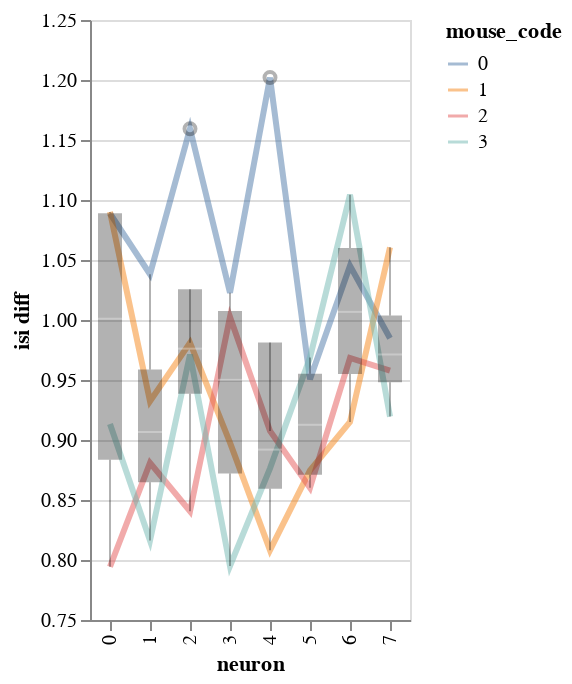

The cell this chart's notebook holds for it:
### Code cell
from bayes_window import visualization,utils
from importlib import reload
reload(visualization)
reload(utils)
y='isi'
df['neuron']=df['neuron'].astype(int)
ddf, dy = utils.make_fold_change(df,
                         y=y,
                         index_cols=('stim', 'mouse_code', 'neuron'),
                         treatment_name='stim',
                         do_take_mean=True)

visualization.plot_data(x='neuron',y=dy, color='mouse_code',add_box=True,df=ddf)

### Figure 1 — Vega-Lite specification as saved in the notebook (floating-point values rounded to 4 significant figures)
{"config": {"view": {"continuousWidth": 400, "continuousHeight": 300}}, "layer": [{"mark": {"type": "line", "fill": null, "opacity": 0.5, "size": 3}, "encoding": {"color": {"type": "nominal", "field": "mouse_code"}, "x": {"type": "ordinal", "field": "neuron"}, "y": {"type": "quantitative", "aggregate": "mean", "field": "isi diff", "scale": {"zero": false}}}}, {"mark": {"type": "boxplot", "color": "black", "opacity": 0.3, "size": 12}, "encoding": {"x": {"type": "ordinal", "field": "neuron"}, "y": {"type": "quantitative", "field": "isi diff", "scale": {"zero": false}}}}], "data": {"name": "data-f3185c8977a9dfa6d16b93ef4bbd7265"}, "$schema": "https://vega.github.io/schema/vega-lite/v4.8.1.json", "datasets": {"data-f3185c8977a9dfa6d16b93ef4bbd7265": [{"neuron": 0, "mouse_code": 0, "neuron_code": null, "i_trial": 1.0, "log_firing_rate": 1.006, "Firing rate": 1.263, "firing_rate": 1.263, "i_spike": 0.8793, "isi diff": 1.089, "log_isi": 0.9652}, {"neuron": 1, "mouse_code": 0, "neuron_code": 1.0, "i_trial": 1.0, "log_firing_rate": 0.9528, "Firing rate": 0.8685, "firing_rate": 0.8685, "i_spike": 0.9421, "isi diff": 1.038, "log_isi": 0.982}, {"neuron": 2, "mouse_code": 0, "neuron_code": 1.0, "i_trial": 1.0, "log_firing_rate": 0.9456, "Firing rate": 0.9795, "firing_rate": 0.9795, "i_spike": 0.864, "isi diff": 1.159, "log_isi": 0.9472}, {"neuron": 3, "mouse_code": 0, "neuron_code": 1.0, "i_trial": 1.0, "log_firing_rate": 0.9946, "Firing rate": 0.9805, "firing_rate": 0.9805, "i_spike": 0.9857, "isi diff": 1.023, "log_isi": 0.9938}, {"neuron": 4, "mouse_code": 0, "neuron_code": 1.0, "i_trial": 1.0, "log_firing_rate": 0.9371, "Firing rate": 0.7432, "firing_rate": 0.7432, "i_spike": 0.8304, "isi diff": 1.202, "log_isi": 0.9427}, {"neuron": 5, "mouse_code": 0, "neuron_code": 1.0, "i_trial": 1.0, "log_firing_rate": 1.051, "Firing rate": 1.317, "firing_rate": 1.317, "i_spike": 1.074, "isi diff": 0.9506, "log_isi": 1.015}, {"neuron": 6, "mouse_code": 0, "neuron_code": 1.0, "i_trial": 1.0, "log_firing_rate": 0.9603, "Firing rate": 0.8297, "firing_rate": 0.8297, "i_spike": 0.9729, "isi diff": 1.045, "log_isi": 0.9879}, {"neuron": 7, "mouse_code": 0, "neuron_code": 1.0, "i_trial": 1.0, "log_firing_rate": 1.216, "Firing rate": 4.48, "firing_rate": 4.48, "i_spike": 1.01, "isi diff": 0.9848, "log_isi": 1.004}, {"neuron": 0, "mouse_code": 1, "neuron_code": 1.0, "i_trial": 1.0, "log_firing_rate": 0.9485, "Firing rate": 0.8509, "firing_rate": 0.8509, "i_spike": 0.9162, "isi diff": 1.09, "log_isi": 0.9651}, {"neuron": 1, "mouse_code": 1, "neuron_code": 1.0, "i_trial": 1.0, "log_firing_rate": 1.267, "Firing rate": 3.557, "firing_rate": 3.557, "i_spike": 1.09, "isi diff": 0.9323, "log_isi": 1.027}, {"neuron": 2, "mouse_code": 1, "neuron_code": 1.0, "i_trial": 1.0, "log_firing_rate": 0.9717, "Firing rate": 0.9951, "firing_rate": 0.9951, "i_spike": 1.03, "isi diff": 0.9811, "log_isi": 1.01}, {"neuron": 3, "mouse_code": 1, "neuron_code": 1.0, "i_trial": 1.0, "log_firing_rate": 1.007, "Firing rate": 1.037, "firing_rate": 1.037, "i_spike": 1.075, "isi diff": 0.8978, "log_isi": 1.036}, {"neuron": 4, "mouse_code": 1, "neuron_code": 1.0, "i_trial": 1.0, "log_firing_rate": 1.089, "Firing rate": 1.534, "firing_rate": 1.534, "i_spike": 1.217, "isi diff": 0.8082, "log_isi": 1.068}, {"neuron": 5, "mouse_code": 1, "neuron_code": 1.0, "i_trial": 1.0, "log_firing_rate": 1.285, "Firing rate": 4.059, "firing_rate": 4.059, "i_spike": 1.133, "isi diff": 0.8748, "log_isi": 1.041}, {"neuron": 6, "mouse_code": 1, "neuron_code": 1.0, "i_trial": 1.0, "log_firing_rate": 1.043, "Firing rate": 1.378, "firing_rate": 1.378, "i_spike": 1.08, "isi diff": 0.9151, "log_isi": 1.024}, {"neuron": 7, "mouse_code": 1, "neuron_code": 1.0, "i_trial": 1.0, "log_firing_rate": 0.9473, "Firing rate": 0.612, "firing_rate": 0.612, "i_spike": 0.937, "isi diff": 1.061, "log_isi": 0.9853}, {"neuron": 0, "mouse_code": 2, "neuron_code": 1.0, "i_trial": 1.0, "log_firing_rate": 1.097, "Firing rate": 1.454, "firing_rate": 1.454, "i_spike": 1.243, "isi diff": 0.7944, "log_isi": 1.096}, {"neuron": 1, "mouse_code": 2, "neuron_code": 1.0, "i_trial": 1.0, "log_firing_rate": 1.027, "Firing rate": 1.075, "firing_rate": 1.075, "i_spike": 1.122, "isi diff": 0.881, "log_isi": 1.047}, {"neuron": 2, "mouse_code": 2, "neuron_code": 1.0, "i_trial": 1.0, "log_firing_rate": 1.027, "Firing rate": 1.166, "firing_rate": 1.166, "i_spike": 1.2, "isi diff": 0.8406, "log_isi": 1.063}, {"neuron": 3, "mouse_code": 2, "neuron_code": 1.0, "i_trial": 1.0, "log_firing_rate": 1.011, "Firing rate": 1.073, "firing_rate": 1.073, "i_spike": 1.026, "isi diff": 1.002, "log_isi": 0.9994}, {"neuron": 4, "mouse_code": 2, "neuron_code": 1.0, "i_trial": 1.0, "log_firing_rate": 1.097, "Firing rate": 1.551, "firing_rate": 1.551, "i_spike": 1.103, "isi diff": 0.9076, "log_isi": 1.03}, {"neuron": 5, "mouse_code": 2, "neuron_code": 1.0, "i_trial": 1.0, "log_firing_rate": 1.041, "Firing rate": 1.384, "firing_rate": 1.384, "i_spike": 1.166, "isi diff": 0.8602, "log_isi": 1.046}, {"neuron": 6, "mouse_code": 2, "neuron_code": 1.0, "i_trial": 1.0, "log_firing_rate": 0.9717, "Firing rate": 0.8608, "firing_rate": 0.8608, "i_spike": 1.035, "isi diff": 0.9684, "log_isi": 1.01}, {"neuron": 7, "mouse_code": 2, "neuron_code": 1.0, "i_trial": 1.0, "log_firing_rate": 0.9447, "Firing rate": 0.6826, "firing_rate": 0.6826, "i_spike": 1.044, "isi diff": 0.9577, "log_isi": 1.012}, {"neuron": 0, "mouse_code": 3, "neuron_code": 1.0, "i_trial": 1.0, "log_firing_rate": 1.137, "Firing rate": 1.957, "firing_rate": 1.957, "i_spike": 1.105, "isi diff": 0.9134, "log_isi": 1.034}, {"neuron": 1, "mouse_code": 3, "neuron_code": 1.0, "i_trial": 1.0, "log_firing_rate": 1.435, "Firing rate": 9.16, "firing_rate": 9.16, "i_spike": 1.231, "isi diff": 0.8162, "log_isi": 1.078}, {"neuron": 2, "mouse_code": 3, "neuron_code": 1.0, "i_trial": 1.0, "log_firing_rate": 0.8941, "Firing rate": 0.508, "firing_rate": 0.508, "i_spike": 1.03, "isi diff": 0.9712, "log_isi": 1.009}, {"neuron": 3, "mouse_code": 3, "neuron_code": 1.0, "i_trial": 1.0, "log_firing_rate": 1.064, "Firing rate": 1.405, "firing_rate": 1.405, "i_spike": 1.244, "isi diff": 0.795, "log_isi": 1.078}, {"neuron": 4, "mouse_code": 3, "neuron_code": 1.0, "i_trial": 1.0, "log_firing_rate": 1.124, "Firing rate": 1.87, "firing_rate": 1.87, "i_spike": 1.146, "isi diff": 0.8764, "log_isi": 1.043}, {"neuron": 5, "mouse_code": 3, "neuron_code": 1.0, "i_trial": 1.0, "log_firing_rate": 0.6547, "Firing rate": 0.001776, "firing_rate": 0.001776, "i_spike": 1.038, "isi diff": 0.9687, "log_isi": 1.01}, {"neuron": 6, "mouse_code": 3, "neuron_code": 1.0, "i_trial": 1.0, "log_firing_rate": 0.9269, "Firing rate": 0.7605, "firing_rate": 0.7605, "i_spike": 0.9295, "isi diff": 1.104, "log_isi": 0.9743}, {"neuron": 7, "mouse_code": 3, "neuron_code": 1.0, "i_trial": 1.0, "log_firing_rate": 1.381, "Firing rate": 23.1, "firing_rate": 23.1, "i_spike": 1.083, "isi diff": 0.9195, "log_isi": 1.022}]}}
